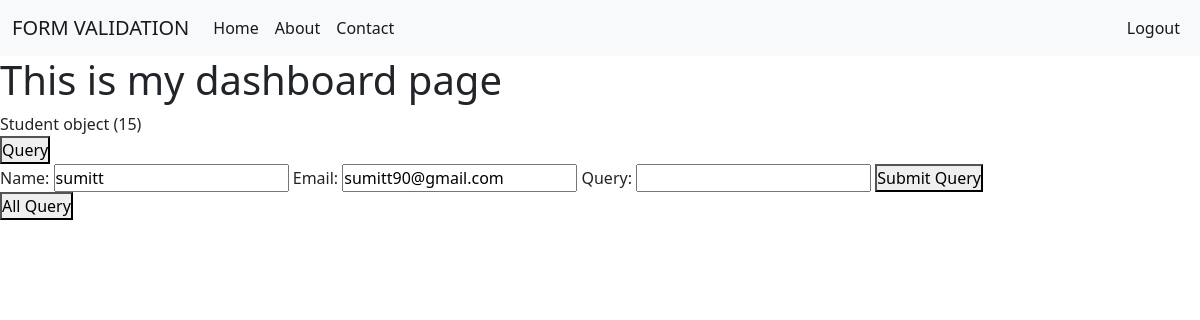
The page /query/15/ on the database its author committed.
### myapp/models.py (models this page shows)
class Student(models.Model):
    name=models.CharField(max_length=30)
    email=models.EmailField()
    contact=models.CharField()
    dob=models.CharField()
    education=models.CharField()
    gender=models.CharField()
    password=models.CharField()
    image=models.ImageField(upload_to='images/')
    file=models.FileField(upload_to='files/')
    discription=models.CharField(null=True)

### myapp/views.py (the view)
# urls.py: path('query/<int:pk>/',views.query,name='query'),
def query(req,pk):
    userdata=Student.objects.get(id=pk)
    return render(req,"dashboard.html",{'data':userdata,'query':pk})

### template/dashboard.html (shortened to what this page needs)
{% extends "layout.html" %}
{% block content %}
<h1>This is my dashboard page</h1>
{{data}}
<form action="{% url 'query' pk=data.id %}" method="post">
    <button type="submit">Query</button>
</form>
{% if query %}
    <form action="{% url 'querydata' pk=data.id %}" method="post">
        Name:  <input type="text" name="name" value={{data.name}} id="" readonly>
        Email: <input type="email" name="email" value="{{data.email}}" id="" readonly>
        Query: <input type="text" name="query" id="">
        <button type="submit">Submit Query</button>
    </form>
{% endif %}
<form action="{% url 'allquery' pk=data.id %}" method="post">
    <button type="submit">All Query</button>
</form>
{% endblock %}

### static/style.css (style rules this page uses)
* { margin: 0px; padding: 0px; box-sizing: border-box; }

### rows shown on the page
Student: id "Student object (15)", name "sumitt", email "sumitt90@gmail.com"
